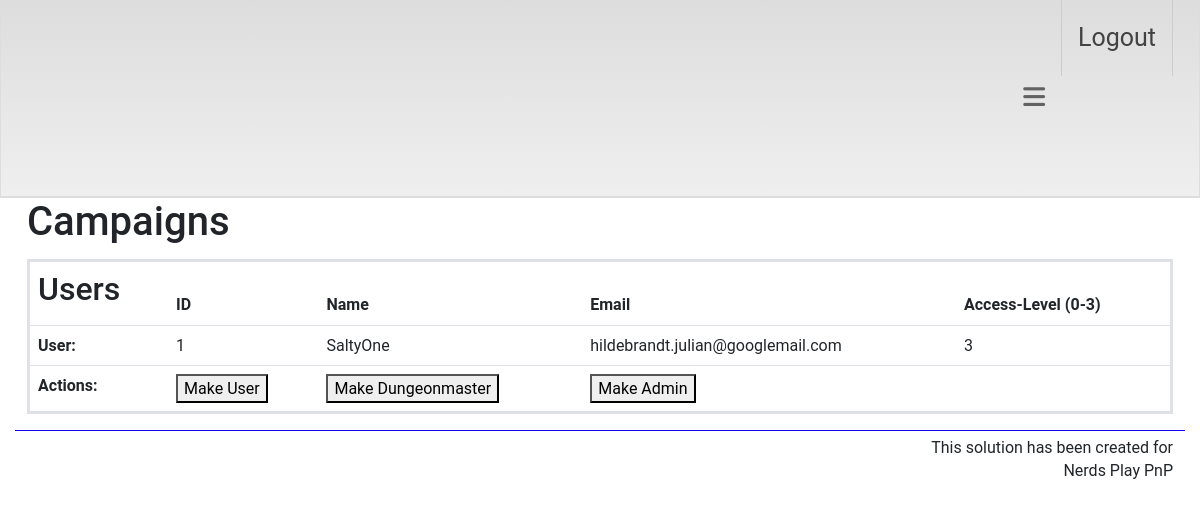
Page /AdminPage (signed in) on the committed database.
### api/v1_0/models.py (models this page shows, shortened)
class User(UserMixin, db.Model):
    id = db.Column(db.Integer, primary_key=True)
    email = db.Column(db.String(100), unique=True)
    password = db.Column(db.String(100))
    name = db.Column(db.String(1000))
    email_confirm = db.Column(db.Boolean)
    access = db.Column(db.Integer)
    def is_admin(self):
        return self.access == ACCESS['admin']
    def is_dm(self):
        return self.access >= ACCESS['DM']

### api/v1_0/website_logic.py (the view)
@weblogic.route('/AdminPage')
@login_required
def AdminPage():
    if not current_user.is_admin():
        return redirect(url_for('weblogic.index'))
    users = User.query.all()
    return render_template('AdminPage.html', users=users)

### main.py (called while the page is built)
@login_manager.user_loader
def load_user(user_id):
        return User.query.get(int(user_id))

### templates/AdminPage.html (shortened to what this page needs)
{% extends 'base.html' %}
{% block content %}
<h1 style="padding-bottom: 5px;">Campaigns</h1>
        <div class='admin'>
            <table class="table">
              <thead class='tablehead'>
                <tr>
                    <th><h2>Users</h2></th>
                    <th>ID</th>
                    <th>Name</th>
                    <th>Email</th>
                    <th>Access-Level (0-3)</th>
                </tr>
                </thead>
              <tbody>
            {% for user in users %}
                <tr>
                    <th scope="row">User: </th>
                    <td>{{ user['id'] }}</td>
                    <td>{{ user['name'] }}</td>
                    <td>{{ user['email'] }}</td>
                    <td>{{ user['access'] }}</td>
                </tr>
                <tr>
                  <th scope="row">Actions: </th>
                  <td>
                  <form action="/makeUser/{{ user['id'] }}" method="post">
                      <button type="submit">Make User</button>
                  </form>
                  </td>
                  <td>
                    <form action="/makeDM/{{ user['id'] }}" method="post">
                      <button type="submit">Make Dungeonmaster</button>
                  </form>
                  </td>
                  <td>
                    <form action="/makeAdmin/{{ user['id'] }}" method="post">
                      <button type="submit">Make Admin</button>
                  </form>
                  </td>
              </tr>
            {% endfor %}
              </tbody>
            </table>
        </div>
{% endblock %}

### static/base.css (style rules this page uses)
table { border:3px solid #2500fa; text-align: left; display: table; width: 100%; border-collapse: collapse; overflow: visible; }
table th, table td { padding: 10px 8px; }

### templates/base.html (style rules this page uses)
body { font-family: Roboto; line-height: 1.45; }

### rows in the picture
User: id "1", name "SaltyOne", email "hildebrandt.julian@googlemail.com", access "3"
